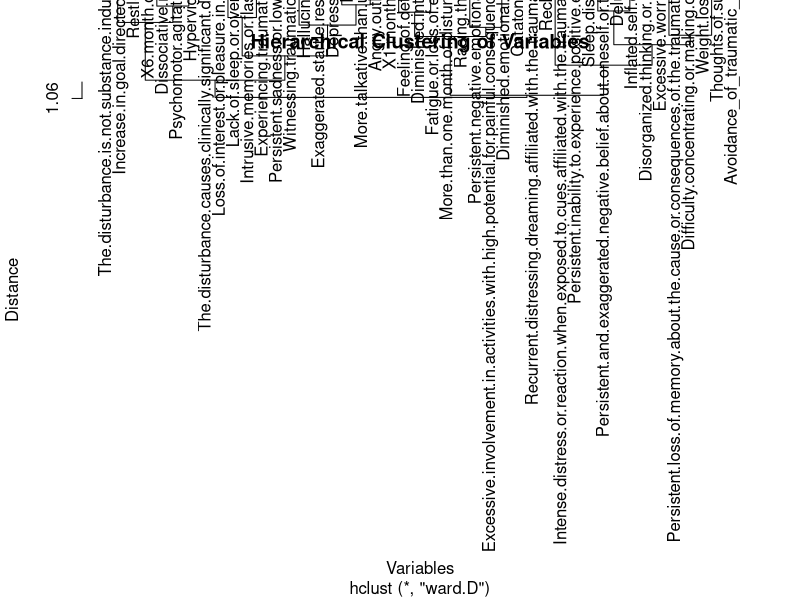

Write the R code that produced this figure.
# 1. 读取数据，保留原始列名
data <- read.csv("Mentalillness.csv")
print("Structure of dataest")
str(data)
head(data)
colSums(is.na(data))
rowSums(is.na(data))
duplicated_rows <- data[duplicated(data), ]
sum(duplicated(data))
colnames(data)
columns_to_drop <- c("Distractibility", "Decreased.need.for.sleep", "Fatigue", "Difficulty.concentrating", "Concentration.issues", "Sleep.disturbance.1")
data <- data[, !names(data) %in% columns_to_drop]
colnames(data)
data <- data[, !names(data) %in% c("Intrusive.memories.or.flashback")]
colnames(data)
data$Avoidance_of_traumatic_event <- as.integer(data$Avoidance.of.reminders.of.traumatic.event | data$Avoidance.of.external.reminders.of.traumatic.event)
data <- data[, !names(data) %in% c("Avoidance.of.reminders.of.traumatic.event", "Avoidance.of.external.reminders.of.traumatic.event")]
colnames(data)
new_position <- 40
data <- data[, c(names(data)[1:new_position], "Avoidance_of_traumatic_event", names(data)[(new_position + 1):(ncol(data) - 1)])]

# 3. 定义要从聚类中排除的列
exclude_columns <- c("ID", "Bipolar.disorder", "Schizophrenia", "Depression", "Anxiety.disorder", "PTSD")

# 4. 提取要进行聚类的列
cluster_columns <- setdiff(names(data), exclude_columns)

# 5. 提取用于聚类的数据
data_to_cluster <- data[, cluster_columns]

# 6. 安装并加载'proxy'包，用于计算列之间的距离
if (!require(proxy)) {
  install.packages("proxy")
  library(proxy)
} else {
  library(proxy)
}


# 7. 使用vegdist计算列之间的Jaccard距离
# 转置数据，使得计算的是列之间的距离
distance_matrix <- dist(t(data_to_cluster), method = "phi")

# 8. 对列进行层次聚类
hc <- hclust(distance_matrix, method = "ward.D")
plot(hc, main = "Hierarchical Clustering of Variables", xlab = "Variables", ylab = "Distance")
# 10. 根据聚类结果获取列的顺序
clustered_columns_order <- hc$order
ordered_columns <- colnames(data_to_cluster)[clustered_columns_order]

# 11. 根据聚类结果重新排列数据框的列
# 将排除的列放在前面，聚类后的列按新顺序排列
data_reordered <- data[, c(exclude_columns, ordered_columns)]


set.seed(123)
# 定义划分比例
train_ratio <- 0.8
val_ratio <- 0.05
test_ratio <- 0.15

# 确保比例之和为1
if ((train_ratio + val_ratio + test_ratio) != 1) {
  stop("训练集、验证集和测试集的比例之和必须为1。")
}
n_samples <- nrow(data_reordered)
# 随机打乱数据的索引
indices <- sample(1:n_samples)

# 计算各个数据集的样本数量
train_end <- floor(train_ratio * n_samples)
val_end <- floor((train_ratio + val_ratio) * n_samples)
test_end <- n_samples # 最后一个索引

# 获取各个数据集的索引
train_indices <- indices[1:train_end]
val_indices <- indices[(train_end + 1):val_end]
test_indices <- indices[(val_end + 1):test_end]

# 划分数据集
train_data <- data_reordered[train_indices, ]
val_data <- data_reordered[val_indices, ]
test_data <- data_reordered[test_indices, ]

cat("Training set size:", nrow(train_data), "\n")
cat("Validation set size:", nrow(val_data), "\n")
cat("Test set size:", nrow(test_data), "\n")
# 替换列名中的点号和下划线为空格（如果尚未替换）
colnames(data_reordered) <- gsub("[._]", " ", colnames(data_reordered))
colnames(train_data) <- colnames(data_reordered)
colnames(val_data) <- colnames(data_reordered)
colnames(test_data) <- colnames(data_reordered)

# 保存完整的数据集，包括聚类结果
write.csv(data_reordered, "Processed_Mentalillness.csv", row.names = FALSE)
# 保存训练集
write.csv(train_data, "Train_Mentalillness.csv", row.names = FALSE)
# 保存验证集
write.csv(val_data, "Validation_Mentalillness.csv", row.names = FALSE)
# 保存测试集
write.csv(test_data, "Test_Mentalillness.csv", row.names = FALSE)
